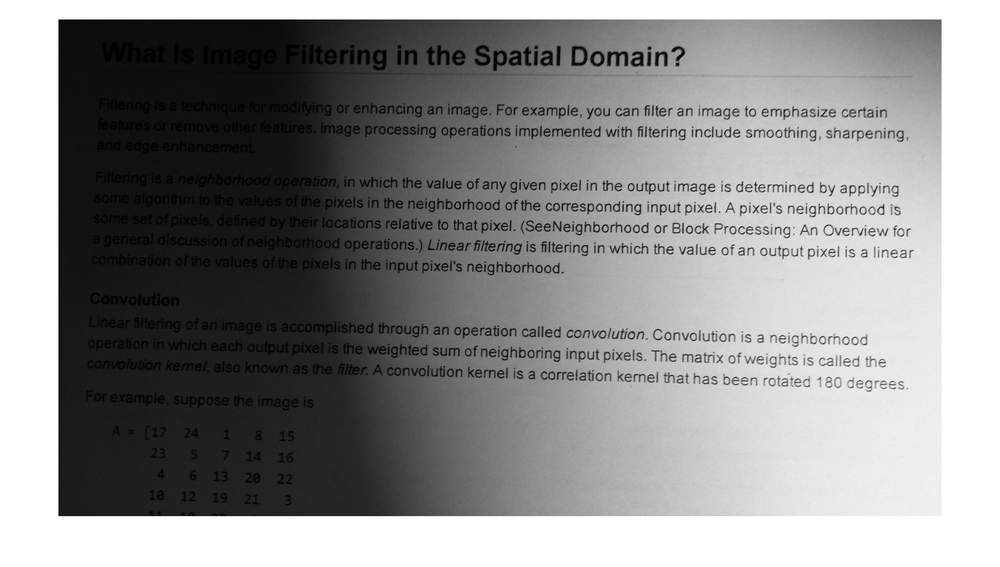
#> input picture 07_image_processing/book-scan.png, 1000 x 567 px, shrunk from 1848 x 1048 before the run
$ python 05_adaptive_thresholding-02.py
#> lines starting #> are read from the running program, lines starting #| are printed output that depends on the picture; after the words box and inside, x2 and y2 are one past the last pixel; in counts of white or black regions, pixels touching at a corner belong together
import os
import cv2
import numpy as np
from matplotlib import pyplot as plt

# Get the path to the current file
cwd = os.path.dirname(os.path.abspath(__file__))

# Change the working directory
os.chdir(cwd)

# Load a grayscale image
img = cv2.imread('book-scan.png', 0)
#> img is the input picture: shape (567, 1000); min 0, max 255, mean 143

# Thresholding
ret, img1 = cv2.threshold(img, 127, 255, cv2.THRESH_BINARY)
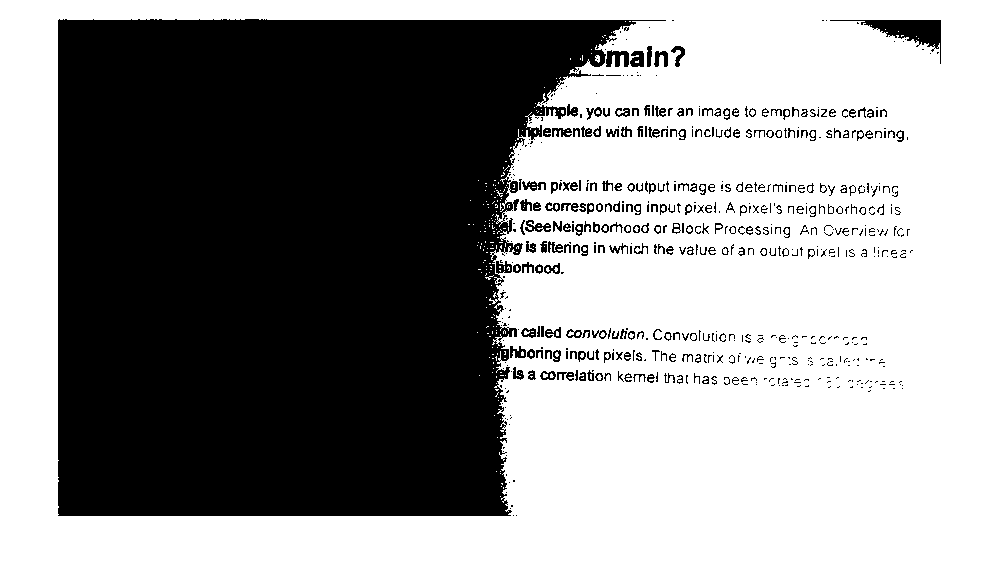
#> img1: shape (567, 1000); 57.1% white; 602 black regions (360 under 20 px), largest, box (x1, y1, x2, y2) and area: (58, 19, 666, 516) 229613, (830, 20, 941, 64) 1399, (606, 50, 629, 67) 266
img2 = cv2.adaptiveThreshold(img, 255, cv2.ADAPTIVE_THRESH_MEAN_C, cv2.THRESH_BINARY, 21, 5)
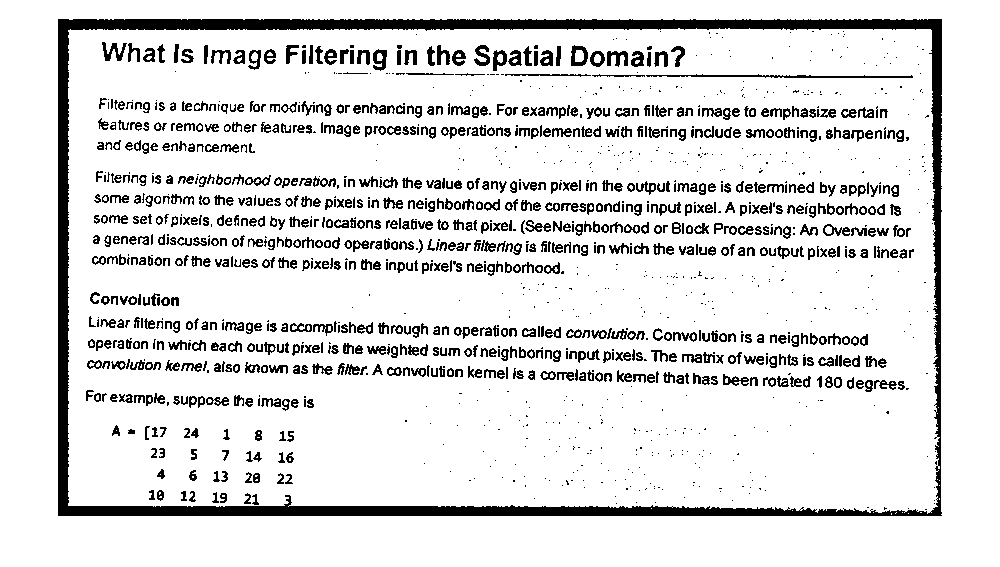
#> img2: shape (567, 1000); 87.5% white; 1521 black regions (690 under 20 px), largest, box (x1, y1, x2, y2) and area: (58, 19, 942, 516) 24631, (646, 74, 913, 78) 537, (102, 42, 127, 61) 216
img3 = cv2.adaptiveThreshold(img, 255, cv2.ADAPTIVE_THRESH_GAUSSIAN_C, cv2.THRESH_BINARY, 21, 5)
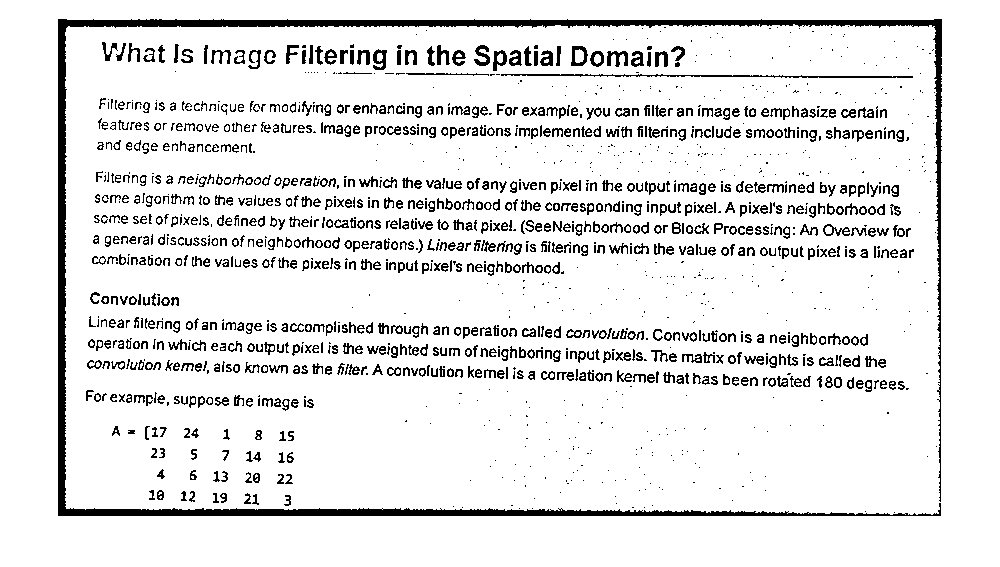
#> img3: shape (567, 1000); 90.1% white; 1570 black regions (696 under 20 px), largest, box (x1, y1, x2, y2) and area: (58, 19, 942, 516) 15663, (501, 74, 913, 78) 729, (607, 51, 628, 67) 187

# Draw results
titles = ['Original Image', 'Global Thresholding (v = 127)', 'Adaptive Mean Thresholding', 'Adaptive Gaussian Thresholding']
images = [img, img1, img2, img3]

for i in range(4):
    plt.subplot(2, 2, i+1)
    plt.imshow(images[i], 'gray')
    plt.title(titles[i])
    plt.xticks([]),plt.yticks([])

plt.show()
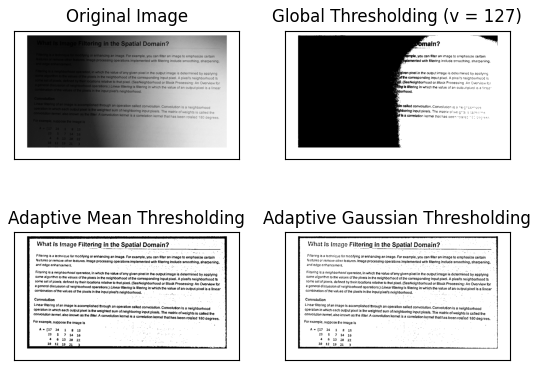
#> figure drawn by matplotlib, 4 panels

$ run again, with 07_image_processing/gradient.png copied over 07_image_processing/book-scan.png
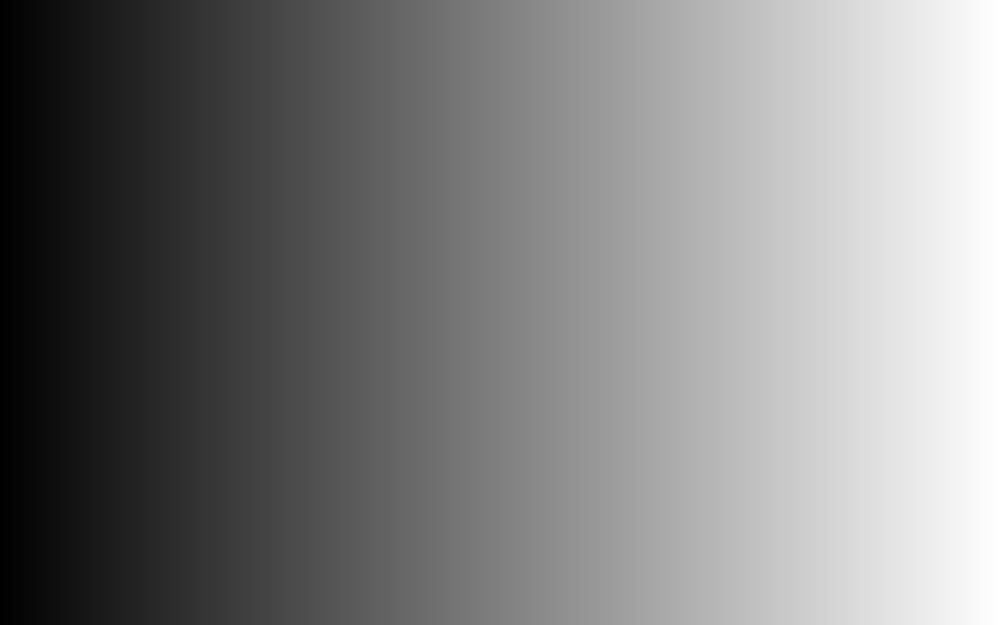
#> input picture 07_image_processing/gradient.png, 1000 x 625 px, shrunk from 1600 x 1000 before the run
#> img is the input picture: shape (625, 1000); min 0, max 255, mean 127.5
#> `ret, img1 = cv2.threshold(img, 127, 255, cv2.THRESH_BINARY)`:
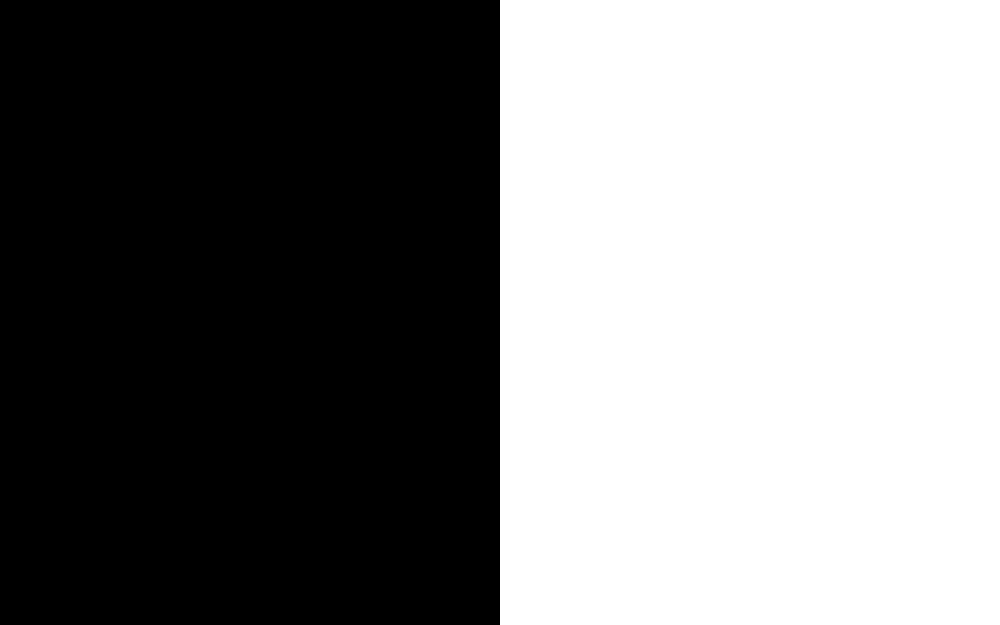
#> img1: shape (625, 1000); 50% white; 1 white region, box (x1, y1, x2, y2) and area: (500, 0, 1000, 625) 312500
#> img2: shape (625, 1000); every value is 255
#> `plt.show()`:
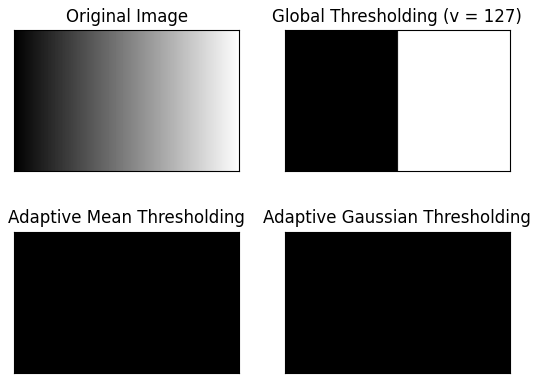
#> figure drawn by matplotlib, 4 panels

$ run again, with 07_image_processing/noisy2.png copied over 07_image_processing/book-scan.png
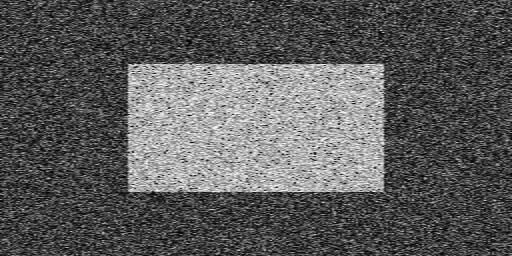
#> input picture 07_image_processing/noisy2.png, 512 x 256 px
#> img is the input picture: shape (256, 512); min 0, max 254, mean 91
#> `ret, img1 = cv2.threshold(img, 127, 255, cv2.THRESH_BINARY)`:
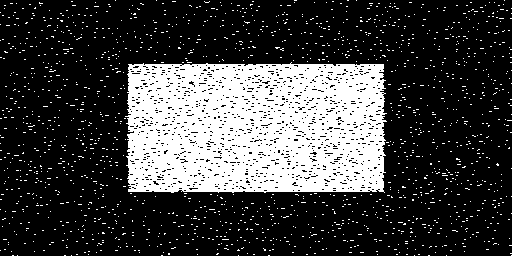
#> img1: shape (256, 512); 25.3% white; 1632 white regions (1631 under 20 px), largest, box (x1, y1, x2, y2) and area: (125, 62, 387, 193) 29976
#> img2: shape (256, 512); 53.3% white; black in thin lines or dots
#> img3: shape (256, 512); 53.7% white; black in thin lines or dots
#> `plt.show()`:
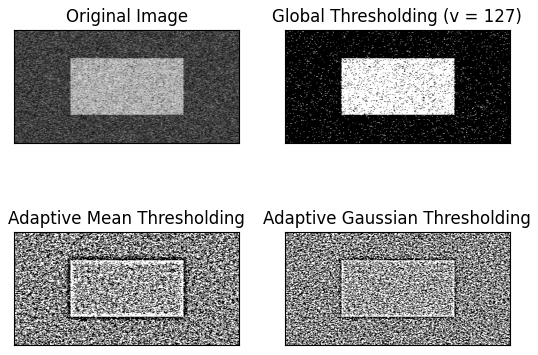
#> figure drawn by matplotlib, 4 panels

$ run again, with 07_image_processing/park.png copied over 07_image_processing/book-scan.png
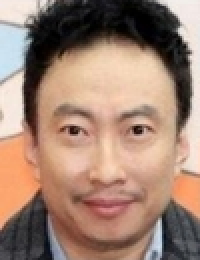
#> input picture 07_image_processing/park.png, 100 x 130 px (shown 2 times larger)
#> `ret, img1 = cv2.threshold(img, 127, 255, cv2.THRESH_BINARY)`:
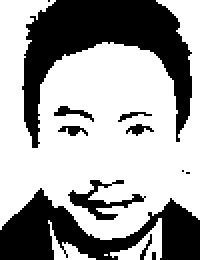
#> img1: shape (130, 100) (shown 2 times larger); 63.5% white; 12 black regions (4 under 20 px), largest, box (x1, y1, x2, y2) and area: (11, 0, 96, 74) 2554, (0, 94, 100, 130) 1736, (34, 90, 73, 110) 240
#> img2: shape (130, 100); 60.9% white; 27 black regions (20 under 20 px), largest, box (x1, y1, x2, y2) and area: (0, 0, 100, 130) 3694, (28, 99, 100, 130) 721, (56, 52, 80, 72) 266
#> `img3 = cv2.adaptiveThreshold(img, 255, cv2.ADAPTIVE_THRESH_GAUSSIAN_C,..`:
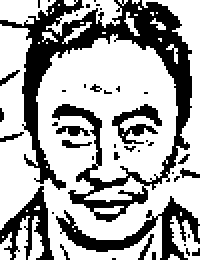
#> img3: shape (130, 100) (shown 2 times larger); 66.2% white; 43 black regions (33 under 20 px), largest, box (x1, y1, x2, y2) and area: (0, 0, 96, 111) 2822, (28, 98, 100, 130) 624, (0, 93, 27, 130) 395
